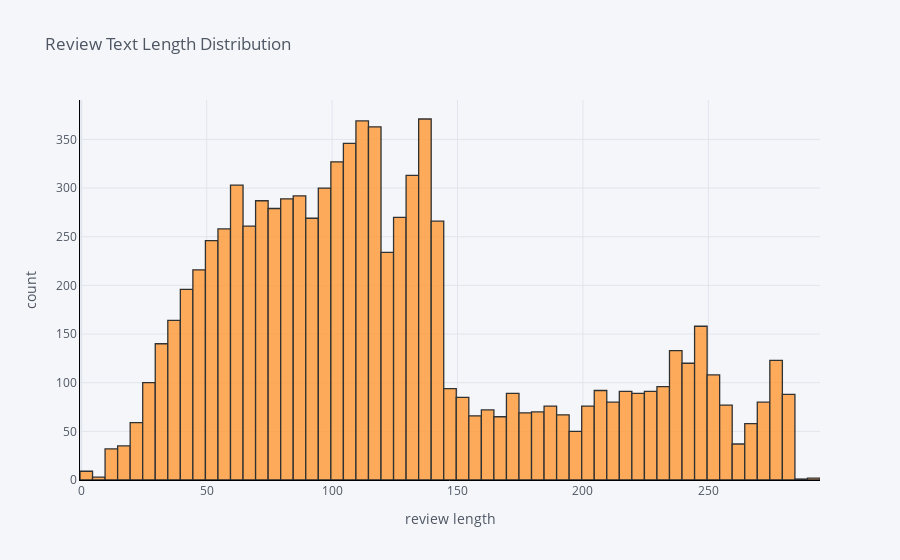

The code cell stored with this chart in its notebook:
### Markdown cell above
Most reviewers are in their 30s to 40s.

### Code cell
df['review_len'].iplot(
    kind='hist',
    bins=100,
    xTitle='review length',
    linecolor='black',
    yTitle='count',
    title='Review Text Length Distribution')

### Figure 1 — Plotly figure (JSON) as saved in the notebook; plotly's stock layout.template omitted (floating-point values rounded to 4 significant figures; data arrays with more than 128 entries replaced by an {"elided": "..."} marker saying what was removed)
{"data": [{"opacity": 0.8, "name": "review_len", "histnorm": "", "nbinsx": 100, "histfunc": "count", "marker": {"color": "rgba(255, 153, 51, 1.0)", "line": {"color": "#000000", "width": 1.3}}, "x": {"elided": "9000 int values"}, "type": "histogram", "orientation": "v"}], "layout": {"xaxis": {"tickfont": {"color": "#4D5663"}, "title": {"text": "review length", "font": {"color": "#4D5663"}}, "showgrid": true, "zerolinecolor": "#E1E5ED", "gridcolor": "#E1E5ED", "linecolor": "black"}, "title": {"text": "Review Text Length Distribution", "font": {"color": "#4D5663"}}, "paper_bgcolor": "#F5F6F9", "plot_bgcolor": "#F5F6F9", "yaxis": {"tickfont": {"color": "#4D5663"}, "title": {"text": "count", "font": {"color": "#4D5663"}}, "showgrid": true, "zerolinecolor": "#E1E5ED", "gridcolor": "#E1E5ED", "linecolor": "black"}, "barmode": "overlay", "legend": {"bgcolor": "#F5F6F9", "font": {"color": "#4D5663"}}}}
